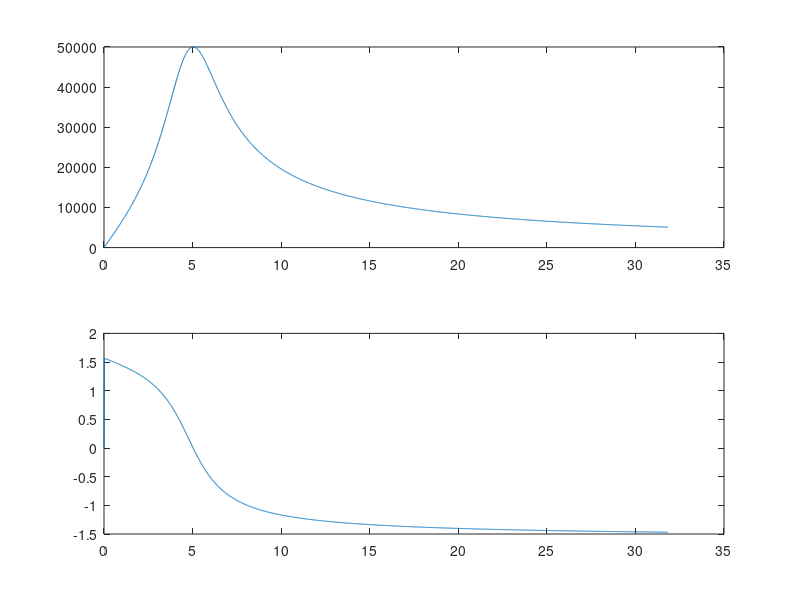
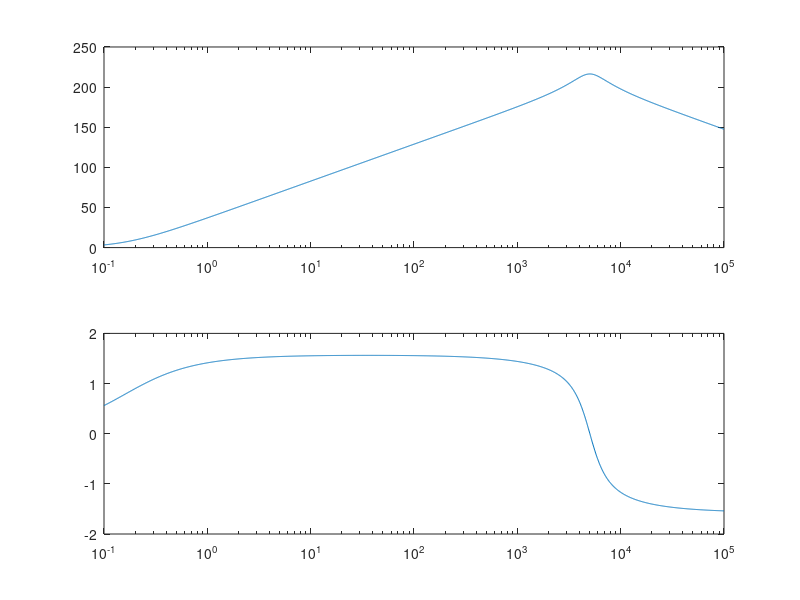

Write MATLAB code to recreate these figures, in order.
clc; clear all; close all;

figure(1);
w=0:100:20e4;
H=freqs([1e9 1e9],[1 2e4 1e9],w);
subplot(2,1,1);
plot((w/(2*pi))/1e3, abs(H));
subplot(2,1,2);
plot((w/(2*pi))/1e3, angle(H));

% bod plots
% log scailing
figure(2);
f=logspace(-1,5,2000);
w=2*pi*f;
H=freqs([1e9 1e9],[1 2e4 1e9],w);
subplot(2,1,1);
plot((w/(2*pi))/1e3, abs(H));
semilogx(f,20*log(abs(H))); % x축만 log
subplot(2,1,2);
semilogx(f,angle(H));

